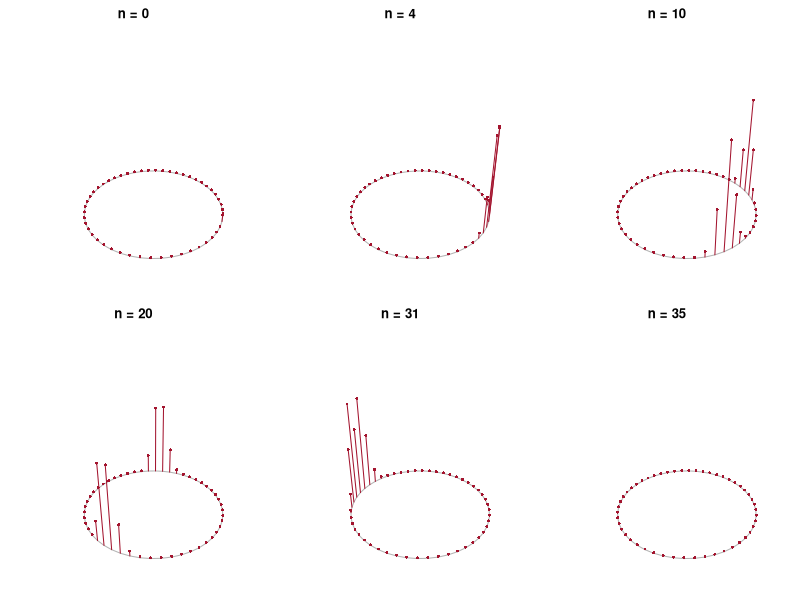

Reproduce this figure in R.
# Abb. 2.20: Ausbreitung des Aktionspotentials auf einem Ring (Buch, Abschnitt 2.5, Gl. 2.34)
# N = 50 Zellen, a = 0.89, b = 0.6, c = 0.28, k = 0.02, d = 0.4; zu Beginn wird Zelle 1 angeregt
# (c) 2026 Philipp Kügler · Programm zum Buch „Dynamische Systeme in den Lebenswissenschaften“ · MIT-Lizenz (siehe LICENSE)
a <- 0.89; b <- 0.6; c <- 0.28; k <- 0.02; d <- 0.4
f1 <- function(y1, y2) y1^2 * exp(y2 - y1) + k

# Ruhezustand: einzelne Zelle 180 Schritte lang ab (0.2, c/(1 - a)) rechnen
y1r <- 0.2; y2r <- c / (1 - a)
for (j in 1:180) { y1neu <- f1(y1r, y2r); y2r <- a * y2r - b * y1r + c; y1r <- y1neu }

ring <- function(n_stoer = -1, Z = 50, schritte = 201) {
  # Ring aus Z Zellen; Zelle 1 startet erregt (0.3), optional zweite Anregung der Zelle 36 nach n_stoer Schritten
  Y1 <- matrix(y1r, schritte + 1, Z); Y2 <- matrix(y2r, schritte + 1, Z)   # Zeile n+1 = Zeitschritt n
  Y1[1, 1] <- 0.3
  rechts <- c(2:Z, 1); links <- c(Z, 1:(Z - 1))                          # Nachbarn auf dem Ring
  for (n in 0:(schritte - 1)) {
    F <- f1(Y1[n + 1, ], Y2[n + 1, ])
    Y1[n + 2, ] <- (1 - d) * F + d / 2 * (F[rechts] + F[links])
    Y2[n + 2, ] <- a * Y2[n + 1, ] - b * Y1[n + 1, ] + c
    if (n + 1 == n_stoer) Y1[n + 2, 36] <- 0.3                         # zweite Anregung der Zelle 36
  }
  Y1
}
stamm <- function(werte, titel) {        # Säulen über den Zellen des Rings (räumliche Darstellung)
  w <- seq(0, 2 * pi, length.out = 51)[1:50]; cx <- cos(w); cy <- sin(w)
  pm <- persp(c(-1.1, 1.1), c(-1.1, 1.1), matrix(0, 2, 2), zlim = c(0, 4.5), theta = 20, phi = 25,
              border = NA, box = FALSE, main = titel)
  unten <- trans3d(cx, cy, 0, pm); oben <- trans3d(cx, cy, werte, pm)
  lines(trans3d(c(cx, cx[1]), c(cy, cy[1]), 0, pm), col = "grey70")
  segments(unten$x, unten$y, oben$x, oben$y, col = rgb(0.64, 0.08, 0.18))
  points(oben, pch = 16, cex = 0.6, col = rgb(0.64, 0.08, 0.18))
}

Y1 <- ring()
cat("erregte Zellen (y1 > 1):\n")
par(mfrow = c(2, 3), mar = c(0, 0, 2, 0))
for (n in c(0, 4, 10, 20, 31, 35)) {
  stamm(Y1[n + 1, ], sprintf("n = %d", n))
  cat(sprintf("  n = %2d: [%s]\n", n, paste(which(Y1[n + 1, ] > 1), collapse = ", ")))
}
